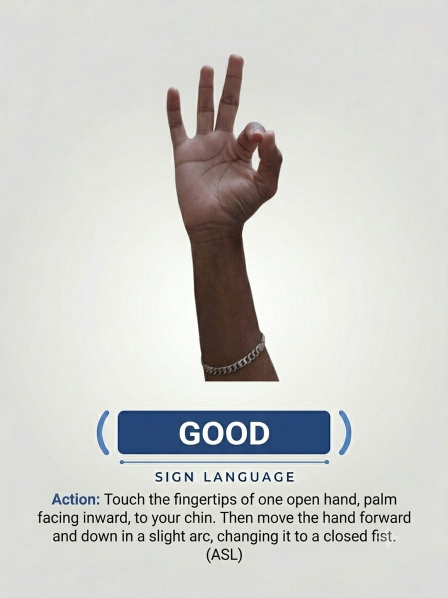
#> input picture frontend/images/1.png, 896 x 1195 px, found by its file name (shown at 1/2 size); its folder holds only this picture in this run
$ python create_collage.py
#> lines starting #> are read from the running program, lines starting #| are printed output that depends on the picture
import os
import cv2
import numpy as np

image_dir = r"d:\projects\UniComm_AI\frontend\public\images"
output_path = r"C:\Users\abdul\.gemini\antigravity\brain\97391f7b-5065-4639-a5f3-5e0b8e47f200\collage.jpg"

images = []
for i in range(1, 10):
    img_path = os.path.join(image_dir, f"{i}.png")
    if os.path.exists(img_path):
        img = cv2.imread(img_path)
#> img is the input picture: shape (1195, 896, 3); mean B, G, R 203.8, 207, 206.9
        if img is not None:
            img_resized = cv2.resize(img, (200, 200))
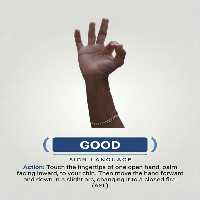
#> img_resized: shape (200, 200, 3); mean B, G, R 203.3, 206.5, 206.5
            # Draw number on top of image
            cv2.putText(img_resized, f"Image {i}", (10, 30), cv2.FONT_HERSHEY_SIMPLEX, 0.8, (0, 0, 0), 3)
            cv2.putText(img_resized, f"Image {i}", (10, 30), cv2.FONT_HERSHEY_SIMPLEX, 0.8, (255, 255, 255), 2)
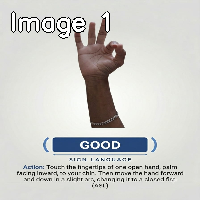
#> img_resized: shape (200, 200, 3); mean B, G, R 201.9, 205, 204.9
            images.append(img_resized)
        else:
            # Create a black placeholder if loading fails
            placeholder = np.zeros((200, 200, 3), dtype=np.uint8)
            cv2.putText(placeholder, f"Error {i}", (10, 100), cv2.FONT_HERSHEY_SIMPLEX, 0.8, (0, 0, 255), 2)
            images.append(placeholder)
    else:
        placeholder = np.zeros((200, 200, 3), dtype=np.uint8)
        cv2.putText(placeholder, f"Missing {i}", (10, 100), cv2.FONT_HERSHEY_SIMPLEX, 0.8, (0, 0, 255), 2)
        images.append(placeholder)

# Create 3x3 grid
row1 = np.hstack(images[0:3])
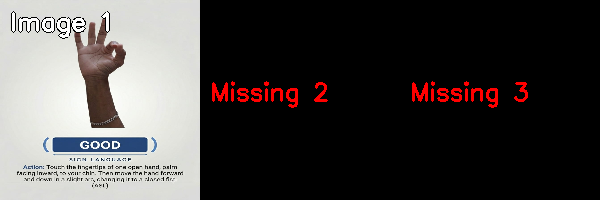
#> row1: shape (200, 600, 3); mean of channels 0, 1, 2 67.3, 68.3, 72; drawn as B, G, R
row2 = np.hstack(images[3:6])
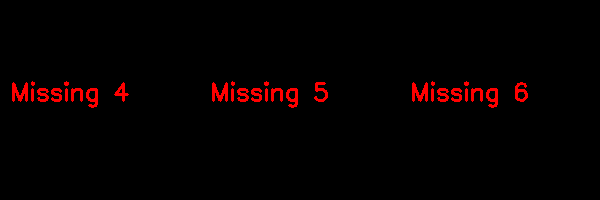
#> row2: shape (200, 600, 3); mean of channels 0, 1, 2 0, 0, 5.6; drawn as B, G, R
row3 = np.hstack(images[6:9])
grid = np.vstack([row1, row2, row3])
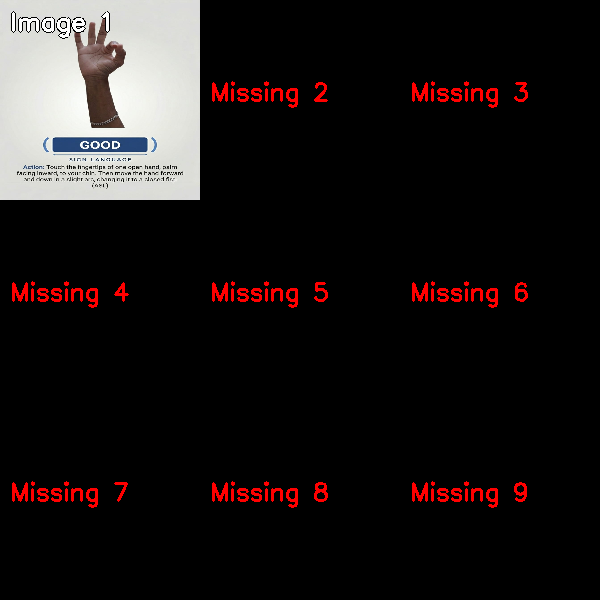
#> grid: shape (600, 600, 3); mean of channels 0, 1, 2 22.4, 22.8, 27.8; drawn as B, G, R

# Create destination directory if not exists
os.makedirs(os.path.dirname(output_path), exist_ok=True)
cv2.imwrite(output_path, grid)
print(f"Successfully saved collage to {output_path}")
